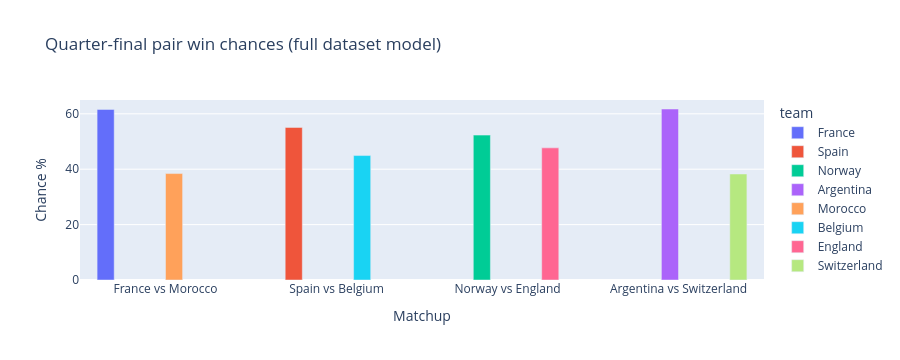

Notebook source saved alongside this figure:
### Markdown cell above
## 8. Visualization and outputs
The script saves predictions to CSV, a summary to JSON, and a bar chart dashboard to PNG.

### Code cell
plot_df = pair_df.melt(id_vars=["matchup"], value_vars=["team1_win_pct", "team2_win_pct"], var_name="side", value_name="chance")
plot_df["team"] = np.where(plot_df["side"].eq("team1_win_pct"), plot_df["matchup"].str.split(" vs ").str[0], plot_df["matchup"].str.split(" vs ").str[1])
fig = px.bar(plot_df, x="matchup", y="chance", color="team", barmode="group", title="Quarter-final pair win chances (full dataset model)", labels={"matchup":"Matchup","chance":"Chance %"})
fig.show()
try:
    fig.write_image(str(OUT_DIR / "quarterfinal_pairwise_chances_full.png"))
except Exception:
    pass

print(json.dumps(summary, indent=2))

### Figure 1 — Plotly figure (JSON) as saved in the notebook; plotly's stock layout.template omitted (floating-point values rounded to 4 significant figures)
{"data": [{"alignmentgroup": "True", "hovertemplate": "team=France<br>Matchup=%{x}<br>Chance %=%{y}<extra></extra>", "legendgroup": "France", "marker": {"color": "#636efa", "pattern": {"shape": ""}}, "name": "France", "offsetgroup": "France", "orientation": "v", "showlegend": true, "textposition": "auto", "type": "bar", "x": ["France vs Morocco"], "xaxis": "x", "y": [61.58], "yaxis": "y"}, {"alignmentgroup": "True", "hovertemplate": "team=Spain<br>Matchup=%{x}<br>Chance %=%{y}<extra></extra>", "legendgroup": "Spain", "marker": {"color": "#EF553B", "pattern": {"shape": ""}}, "name": "Spain", "offsetgroup": "Spain", "orientation": "v", "showlegend": true, "textposition": "auto", "type": "bar", "x": ["Spain vs Belgium"], "xaxis": "x", "y": [55.08], "yaxis": "y"}, {"alignmentgroup": "True", "hovertemplate": "team=Norway<br>Matchup=%{x}<br>Chance %=%{y}<extra></extra>", "legendgroup": "Norway", "marker": {"color": "#00cc96", "pattern": {"shape": ""}}, "name": "Norway", "offsetgroup": "Norway", "orientation": "v", "showlegend": true, "textposition": "auto", "type": "bar", "x": ["Norway vs England"], "xaxis": "x", "y": [52.3], "yaxis": "y"}, {"alignmentgroup": "True", "hovertemplate": "team=Argentina<br>Matchup=%{x}<br>Chance %=%{y}<extra></extra>", "legendgroup": "Argentina", "marker": {"color": "#ab63fa", "pattern": {"shape": ""}}, "name": "Argentina", "offsetgroup": "Argentina", "orientation": "v", "showlegend": true, "textposition": "auto", "type": "bar", "x": ["Argentina vs Switzerland"], "xaxis": "x", "y": [61.73], "yaxis": "y"}, {"alignmentgroup": "True", "hovertemplate": "team=Morocco<br>Matchup=%{x}<br>Chance %=%{y}<extra></extra>", "legendgroup": "Morocco", "marker": {"color": "#FFA15A", "pattern": {"shape": ""}}, "name": "Morocco", "offsetgroup": "Morocco", "orientation": "v", "showlegend": true, "textposition": "auto", "type": "bar", "x": ["France vs Morocco"], "xaxis": "x", "y": [38.42], "yaxis": "y"}, {"alignmentgroup": "True", "hovertemplate": "team=Belgium<br>Matchup=%{x}<br>Chance %=%{y}<extra></extra>", "legendgroup": "Belgium", "marker": {"color": "#19d3f3", "pattern": {"shape": ""}}, "name": "Belgium", "offsetgroup": "Belgium", "orientation": "v", "showlegend": true, "textposition": "auto", "type": "bar", "x": ["Spain vs Belgium"], "xaxis": "x", "y": [44.92], "yaxis": "y"}, {"alignmentgroup": "True", "hovertemplate": "team=England<br>Matchup=%{x}<br>Chance %=%{y}<extra></extra>", "legendgroup": "England", "marker": {"color": "#FF6692", "pattern": {"shape": ""}}, "name": "England", "offsetgroup": "England", "orientation": "v", "showlegend": true, "textposition": "auto", "type": "bar", "x": ["Norway vs England"], "xaxis": "x", "y": [47.7], "yaxis": "y"}, {"alignmentgroup": "True", "hovertemplate": "team=Switzerland<br>Matchup=%{x}<br>Chance %=%{y}<extra></extra>", "legendgroup": "Switzerland", "marker": {"color": "#B6E880", "pattern": {"shape": ""}}, "name": "Switzerland", "offsetgroup": "Switzerland", "orientation": "v", "showlegend": true, "textposition": "auto", "type": "bar", "x": ["Argentina vs Switzerland"], "xaxis": "x", "y": [38.27], "yaxis": "y"}], "layout": {"barmode": "group", "dragmode": "zoom", "height": 360, "legend": {"title": {"text": "team"}, "tracegroupgap": 0}, "title": {"text": "Quarter-final pair win chances (full dataset model)"}, "xaxis": {"anchor": "y", "autorange": true, "domain": [0, 1], "range": [-0.5, 3.5], "showspikes": false, "title": {"text": "Matchup"}, "type": "category"}, "yaxis": {"anchor": "x", "autorange": true, "domain": [0, 1], "range": [0, 64.98], "showspikes": false, "title": {"text": "Chance %"}, "type": "linear"}}}
